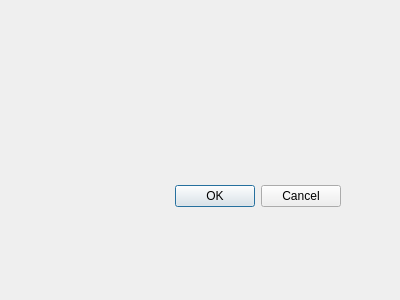
<?xml version="1.0" encoding="UTF-8"?>
<ui version="4.0">
 <class>window</class>
 <widget class="QDialog" name="window">
  <property name="geometry">
   <rect>
    <x>0</x>
    <y>0</y>
    <width>400</width>
    <height>300</height>
   </rect>
  </property>
  <property name="windowTitle">
   <string>Dialog</string>
  </property>
  <widget class="QDialogButtonBox" name="buttonBox">
   <property name="geometry">
    <rect>
     <x>0</x>
     <y>180</y>
     <width>341</width>
     <height>32</height>
    </rect>
   </property>
   <property name="orientation">
    <enum>Qt::Orientation::Horizontal</enum>
   </property>
   <property name="standardButtons">
    <set>QDialogButtonBox::StandardButton::Cancel|QDialogButtonBox::StandardButton::Ok</set>
   </property>
  </widget>
 </widget>
 <resources/>
 <connections>
  <connection>
   <sender>buttonBox</sender>
   <signal>accepted()</signal>
   <receiver>window</receiver>
   <slot>accept()</slot>
   <hints>
    <hint type="sourcelabel">
     <x>248</x>
     <y>254</y>
    </hint>
    <hint type="destinationlabel">
     <x>157</x>
     <y>274</y>
    </hint>
   </hints>
  </connection>
  <connection>
   <sender>buttonBox</sender>
   <signal>rejected()</signal>
   <receiver>window</receiver>
   <slot>reject()</slot>
   <hints>
    <hint type="sourcelabel">
     <x>316</x>
     <y>260</y>
    </hint>
    <hint type="destinationlabel">
     <x>286</x>
     <y>274</y>
    </hint>
   </hints>
  </connection>
 </connections>
</ui>
